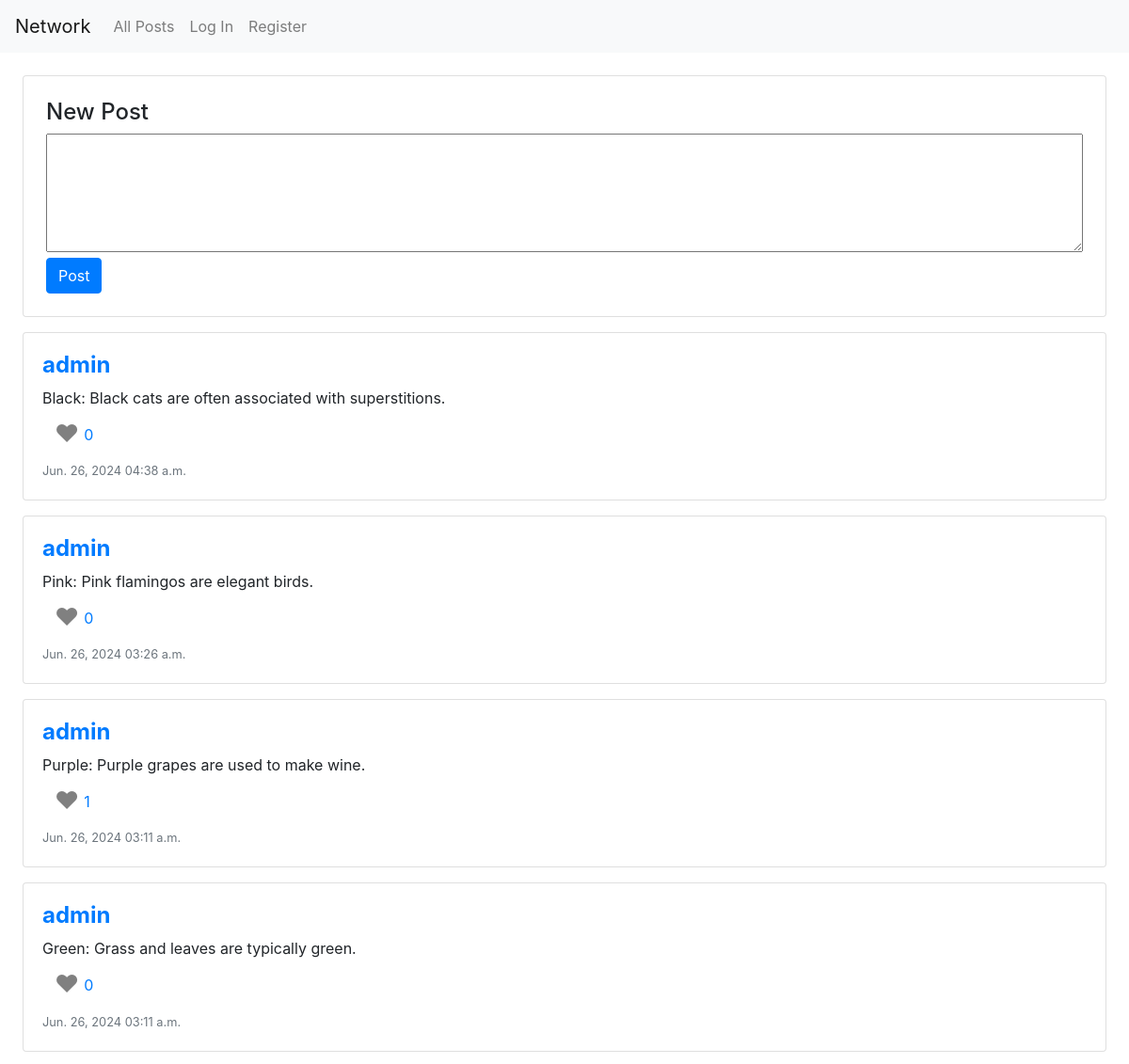
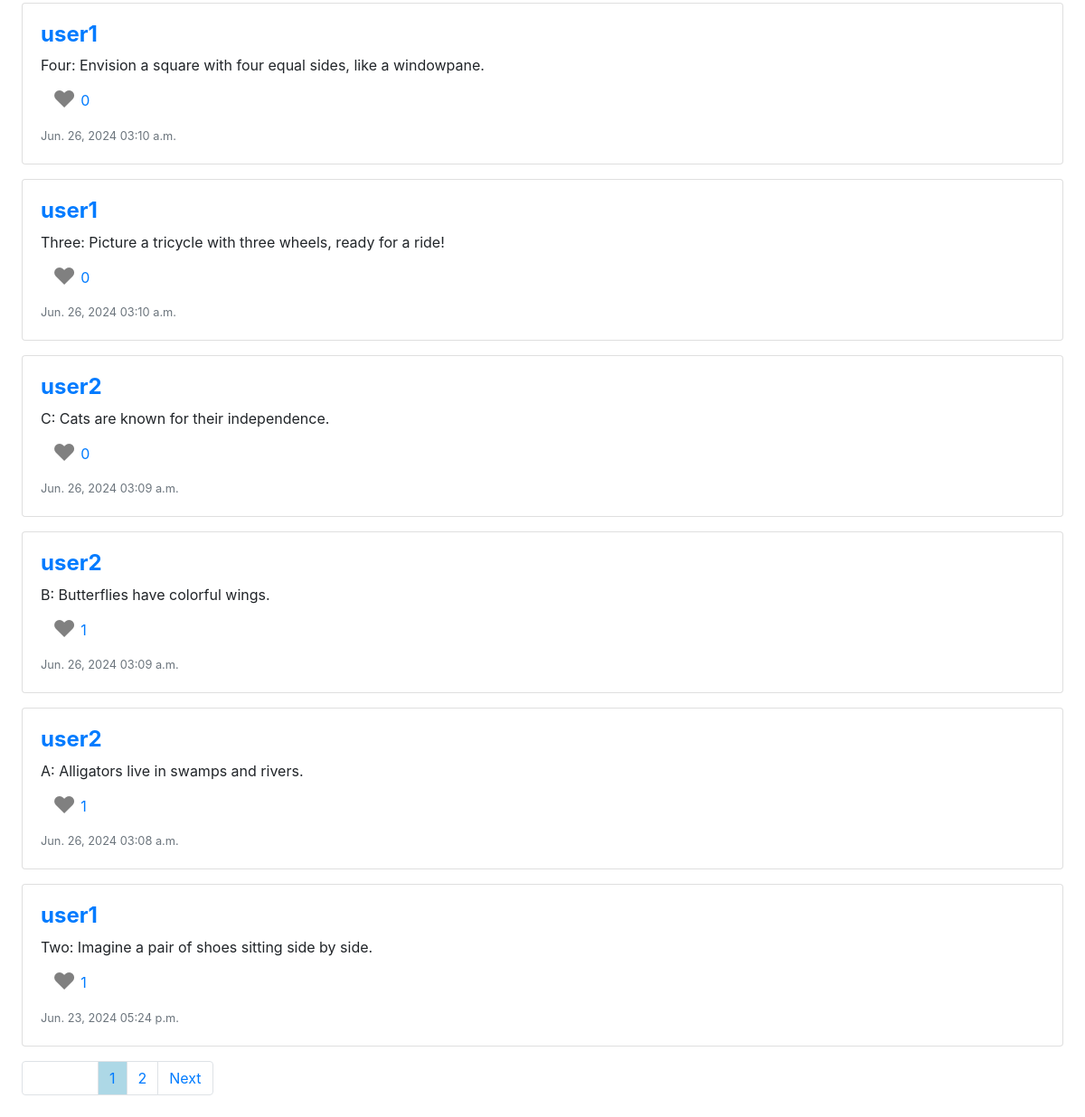
The page / on the database its author committed (2 pictures, top to bottom).
### network/models.py (models this page shows, shortened)
class Post(models.Model):
    user = models.ForeignKey(User, on_delete=models.CASCADE)
    content = models.TextField()
    created_at = models.DateTimeField(auto_now_add=True)
    def number_of_like(self):
        total_like = 0
        for like in self.likes.all():
            total_like += 1
        return total_like
    def user_like(self, user_id):
        for like in self.likes.all():
            if like.user.id == user_id:
                return True
        return False

class User(AbstractUser):
    pass

class Like(models.Model):
    user = models.ForeignKey(User, on_delete=models.CASCADE)
    post = models.ForeignKey(Post, related_name="likes", on_delete=models.CASCADE)

### network/views.py (the view, shortened to what this page needs)
# urls.py: path("", views.index, name="index"),
def index(request):
        all_posts = Post.objects.all().order_by('-created_at')
        form = PostForm()
        for post in all_posts:
            post.is_liked = post.user_like(request.user.id)
        paginator = Paginator(all_posts, 10) # Show 10 post per page.
        page_number = request.GET.get('page')
        page_obj = paginator.get_page(page_number)
        return render(request, "network/index.html", {"page_obj": page_obj, "form":form})

### network/views.py
class PostForm(forms.ModelForm):
    class Meta:
        model = Post
        fields = ['content']
        widgets = {
            'content': forms.Textarea(attrs={'rows': 5})
        }

### network/templates/network/index.html (shortened to what this page needs)
{% extends "network/layout.html" %}
{% load static %}
{% block body %}
<div class="m-4">
    <form method="post" action="{% url 'index'%}">
        <div class="card">
            <div class="card-box p-4">
                <div class="row">
                    <div class="col-sm-12">
                        <h4>New Post</h4>
                    </div>
                    <div class="col-sm-12">
                        {{ form.content}}
                    </div>
                </div>
                <div>
                    <button type="submit" class="btn btn-primary">Post</button>
                </div>
            </div>
        </div>
    </form>
    {% for element in page_obj %}
    <div class="card mt-3">
        <div class="card-body">
            <div class="row">
                <div class="col-sm-12">
                    <h4><a href="{% url 'profile' element.user.id%}"><strong>{{element.user.username}}</strong></a></h4>
                </div>
                {% if user.id == element.user.id %}
                <div class="col-sm-12 form-content" data-id="{{element.id}}">
                    <div class="show-content">
                        <div>{{element.content}}</div>
                        <button class="btn btn-sm btn-outline-primary">Edit</button>
                    </div>
                    <div class="edit-content">
                        <textarea class="form-control" data-id="{{element.id}}">{{element.content}}</textarea>
                        <div><button class="btn btn-sm btn-outline-primary">Save</button></div>
                    </div>
                </div>
                {% else %}
                <div class="col-sm-12">
                    <div>
                        <div>{{element.content}}</div>
                    </div>
                </div>
                {% endif %}
                {% if user.id != element.user.id %}
                <div class="like-number col-sm-12">
                    <button class="btn btn-link" data-id="{{element.id}}">
                        {%if element.is_liked%}
                        <span class="heart-like" style="font-size: 1.6em; color: red">&#9829;</span>
                        {%else%}
                        <span class="heart-like" style="font-size: 1.6em; color: gray">&#9829;</span>
                        {%endif%}
                        <span class="number-like"
                            style="position: absolute; padding: 8px 5px;">{{element.number_of_like}}</span>
                    </button>
                </div>
                {% endif %}
                <div class="col-sm-12"><small class="text-muted">{{element.created_at|date:"M. d, Y h:i a"}}</small>
                </div>
            </div>
        </div>
    </div>
{% endfor %}
<nav class="mt-3">
    <ul class="pagination">
        {% if page_obj.has_previous %}
        <li class="page-item"><a class="page-link" href="?page={{ page_obj.previous_page_number }}">Previous</a></li>
        {% else %}
        <li class="page-item" style="width: 85px"><span class="page-link h-100"></span></li>
        {% endif %}
        {% for i in ''|ljust:page_obj.paginator.num_pages %}
        {% if page_obj.number == forloop.counter%}
        <li class="page-item"><a class="page-link" style="background-color: lightblue;"
                href="?page={{ forloop.counter }}">{{forloop.counter}}</a></li>
        {% else %}
        <li class="page-item"><a class="page-link" href="?page={{ forloop.counter }}">{{forloop.counter}}</a></li>
        {% endif %}
        {% endfor %}
        {% if page_obj.has_next %}
        <li class="page-item"><a class="page-link" href="?page={{ page_obj.next_page_number }}">Next</a></li>
        {% else %}
        <li class="page-item" style="width: 60px;"><span class="page-link h-100"></span></li>
        {% endif %}
    </ul>
</nav>
{% endblock %}

### network/templates/network/layout.html (shortened to what this page needs)
{% load static %}
<!DOCTYPE html>
<html lang="en">
    <head>
        <link rel="stylesheet" href="https://stackpath.bootstrapcdn.com/bootstrap/4.4.1/css/bootstrap.min.css">
        <link href="{% static 'network/styles.css' %}" rel="stylesheet">
    </head>
    <body>
        <nav class="navbar navbar-expand-lg navbar-light bg-light">
            <a class="navbar-brand" href="#">Network</a>
            <div>
              <ul class="navbar-nav mr-auto">
                <li class="nav-item">
                  <a class="nav-link" href="{% url 'index' %}">All Posts</a>
                </li>
                {% if user.is_authenticated %}
                    <li class="nav-item">
                        <a class="nav-link" href="{% url 'following' user.id%}">Following</a>
                    </li>
                    <li class="nav-item">
                        <a class="nav-link" href="{% url 'logout' %}">Log Out</a>
                    </li>
                {% else %}
                    <li class="nav-item">
                        <a class="nav-link" href="{% url 'login' %}">Log In</a>
                    </li>
                    <li class="nav-item">
                        <a class="nav-link" href="{% url 'register' %}">Register</a>
                    </li>
                {% endif %}
              </ul>
            </div>
          </nav>
        <div class="body">
            {% block body %}
            {% endblock %}
        </div>
    </body>
</html>

### network/static/network/styles.css (style rules this page uses)
#id_content { width: 100%; }

### rows shown on the page
Post: user.username "admin", content "Black: Black cats are often associated with superstitions.", number_of_like "0", created_at "Jun. 26, 2024 04:38 a.m."
Post: user.username "admin", content "Pink: Pink flamingos are elegant birds.", number_of_like "0", created_at "Jun. 26, 2024 03:26 a.m."
Post: user.username "admin", content "Purple: Purple grapes are used to make wine.", number_of_like "1", created_at "Jun. 26, 2024 03:11 a.m."
Post: user.username "admin", content "Green: Grass and leaves are typically green.", number_of_like "0", created_at "Jun. 26, 2024 03:11 a.m."
Post: user.username "user1", content "Four: Envision a square with four equal sides, like a windowpane.", number_of_like "0", created_at "Jun. 26, 2024 03:10 a.m."
Post: user.username "user1", content "Three: Picture a tricycle with three wheels, ready for a ride!", number_of_like "0", created_at "Jun. 26, 2024 03:10 a.m."
Post: user.username "user2", content "C: Cats are known for their independence.", number_of_like "0", created_at "Jun. 26, 2024 03:09 a.m."
Post: user.username "user2", content "B: Butterflies have colorful wings.", number_of_like "1", created_at "Jun. 26, 2024 03:09 a.m."
Post: user.username "user2", content "A: Alligators live in swamps and rivers.", number_of_like "1", created_at "Jun. 26, 2024 03:08 a.m."
Post: user.username "user1", content "Two: Imagine a pair of shoes sitting side by side.", number_of_like "1", created_at "Jun. 23, 2024 05:24 p.m."
